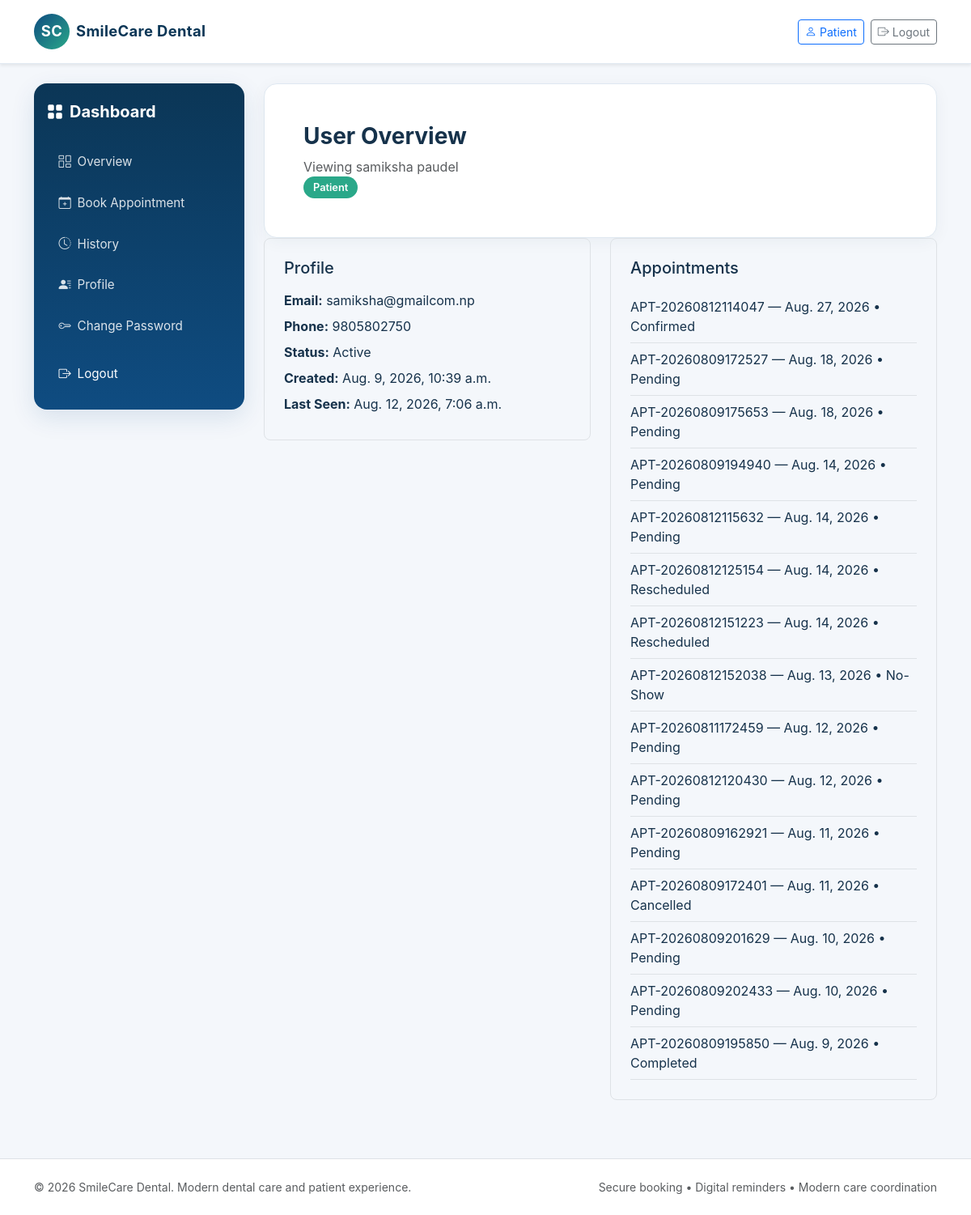
Page /dashboard/admin/users/5/ (signed in) on the earlier database version.
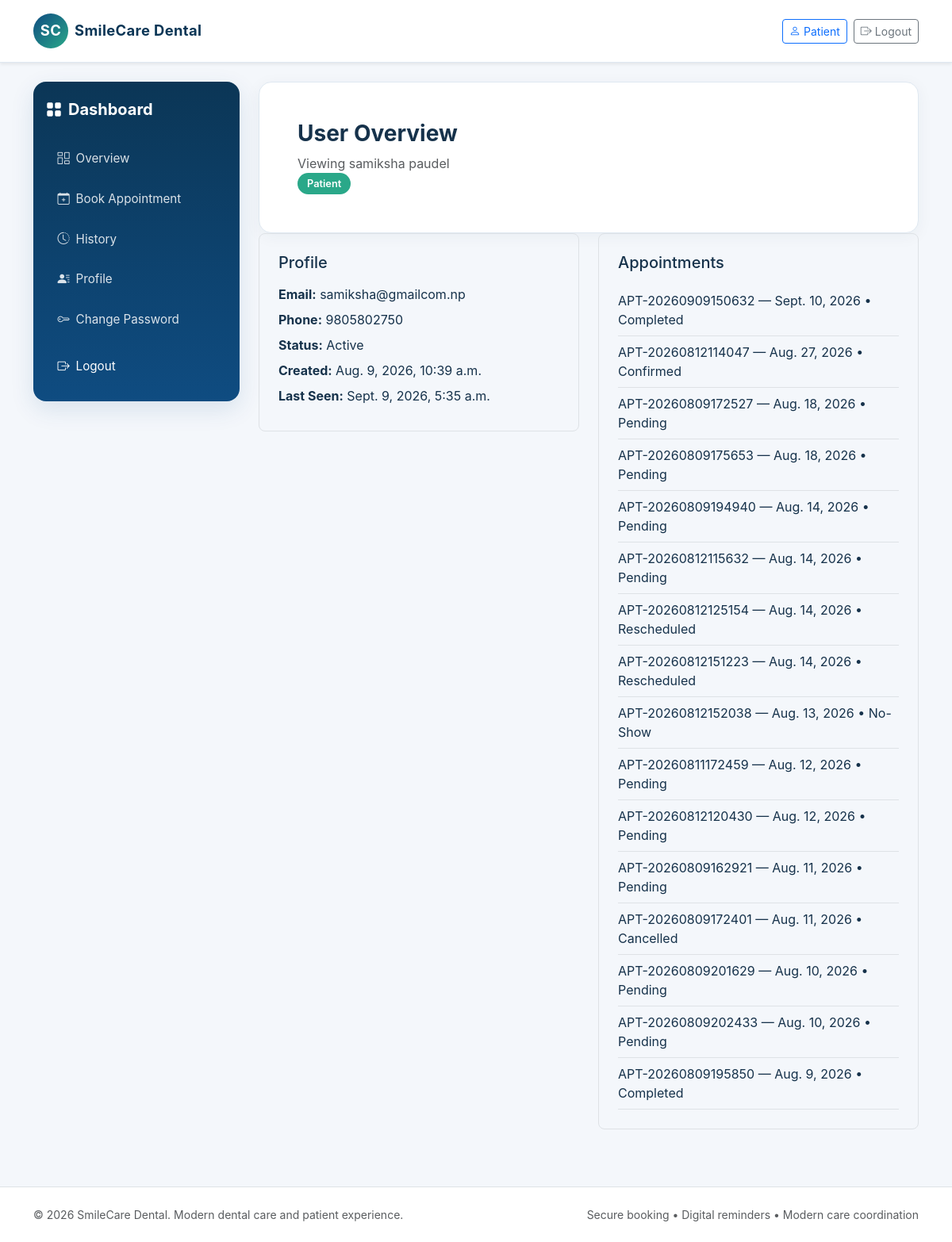
Same page on the later database version.
### accounts/models.py (models this page shows, shortened)
class User(AbstractUser):
    ROLE_CHOICES = (
        ('patient', 'Patient'),
        ('staff', 'Staff'),
        ('dentist', 'Dentist'),
        ('admin', 'Admin'),
    )
    ACCOUNT_STATUS_CHOICES = (
        ('pending', 'Pending'),
        ('approved', 'Approved'),
        ('rejected', 'Rejected'),
    )
    role = models.CharField(max_length=20, choices=ROLE_CHOICES, default='patient')
    phone = models.CharField(max_length=20, blank=True)
    account_status = models.CharField(max_length=20, choices=ACCOUNT_STATUS_CHOICES, default='approved')
    def is_patient(self):
        return self.role == 'patient'
    def is_staff_role(self):
        return self.role in {'staff', 'admin'}
    def is_dentist(self):
        return self.role == 'dentist'
    def is_admin(self):
        return self.role == 'admin'
    def is_dentist_approved(self):
        return self.is_dentist() and self.is_active and self.account_status == 'approved'
    def status_label(self):
        if not self.is_active:
            return 'Inactive'
        if self.role == 'dentist':
            return self.get_account_status_display()
        return 'Active'

### appointments/models.py (models this page shows, shortened)
class Appointment(models.Model):
    STATUS_CHOICES = (
        ('Pending', 'Pending'),
        ('Confirmed', 'Confirmed'),
        ('Checked-In', 'Checked-In'),
        ('Completed', 'Completed'),
        ('Cancelled', 'Cancelled'),
        ('Rescheduled', 'Rescheduled'),
        ('No-Show', 'No-Show'),
    )
    appointment_id = models.CharField(max_length=20, unique=True)
    patient = models.ForeignKey(Patient, related_name='appointments', on_delete=models.CASCADE)
    dentist = models.ForeignKey(Dentist, related_name='appointments', on_delete=models.CASCADE)
    service = models.ForeignKey(DentalService, related_name='appointments', on_delete=models.CASCADE)
    appointment_date = models.DateField()
    start_time = models.TimeField()
    end_time = models.TimeField()
    reason = models.CharField(max_length=200)
    notes = models.TextField(blank=True)
    status = models.CharField(max_length=20, choices=STATUS_CHOICES, default='Pending')
    cancellation_reason = models.TextField(blank=True)
    cancelled_at = models.DateTimeField(null=True, blank=True)
    created_at = models.DateTimeField(auto_now_add=True)
    updated_at = models.DateTimeField(auto_now=True)
    class Meta:
        constraints = [
            models.CheckConstraint(condition=Q(end_time__gt=F('start_time')), name='check_appointment_times'),
        ]

### dashboard/views.py (the view)
# urls.py: path('dashboard/admin/users/<int:pk>/', admin_user_detail, name='admin_user_detail'),
@login_required
def admin_user_detail(request, pk):
    if not request.user.is_admin():
        return render(request, 'dashboard/access_denied.html')
    user = get_object_or_404(User, pk=pk)
    appointments = Appointment.objects.filter(patient__user=user).order_by('-appointment_date') if user.role == 'patient' else Appointment.objects.filter(dentist__user=user).order_by('-appointment_date')
    return render(request, 'dashboard/admin_user_detail.html', {'user': user, 'appointments': appointments})

### templates/dashboard/admin_user_detail.html
{% extends 'base.html' %}
{% block content %}
<div class="dashboard-shell">
    {% include 'dashboard/_sidebar.html' %}
    <div class="main-panel">
        <div class="card-soft p-4 p-md-5">
        <div>
            <h3 class="fw-bold mb-2">User Overview</h3>
            <p class="text-muted mb-0">Viewing {{ user.get_full_name|default:user.username }}</p>
        </div>
        <span class="pill pill-success">{{ user.get_role_display }}</span>
    </div>
    <div class="row g-4">
        <div class="col-lg-6">
            <div class="border rounded-3 p-4">
                <h5 class="mb-3">Profile</h5>
                <p class="mb-2"><strong>Email:</strong> {{ user.email }}</p>
                <p class="mb-2"><strong>Phone:</strong> {{ user.phone }}</p>
                <p class="mb-2"><strong>Status:</strong> {{ user.status_label }}</p>
                <p class="mb-2"><strong>Created:</strong> {{ user.date_joined }}</p>
                <p class="mb-2"><strong>Last Seen:</strong> {{ user.last_login|default:'Never' }}</p>
            </div>
        </div>
        <div class="col-lg-6">
            <div class="border rounded-3 p-4">
                <h5 class="mb-3">Appointments</h5>
                {% if appointments %}
                <ul class="list-unstyled mb-0">
                    {% for appointment in appointments %}
                    <li class="py-2 border-bottom">{{ appointment.appointment_id }} — {{ appointment.appointment_date }} • {{ appointment.status }}</li>
                    {% endfor %}
                </ul>
                {% else %}
                <div class="empty-state">No appointments available.</div>
                {% endif %}
            </div>
        </div>
    </div>
</div>
{% endblock %}

Differences in the rows shown:
changed User "samiksha paudel": last_login "Aug. 12, 2026, 7:06 a.m." → "Sept. 9, 2026, 5:35 a.m."
added Appointment: appointment_id "APT-20260909150632", appointment_date "Sept. 10, 2026", status "Completed"
